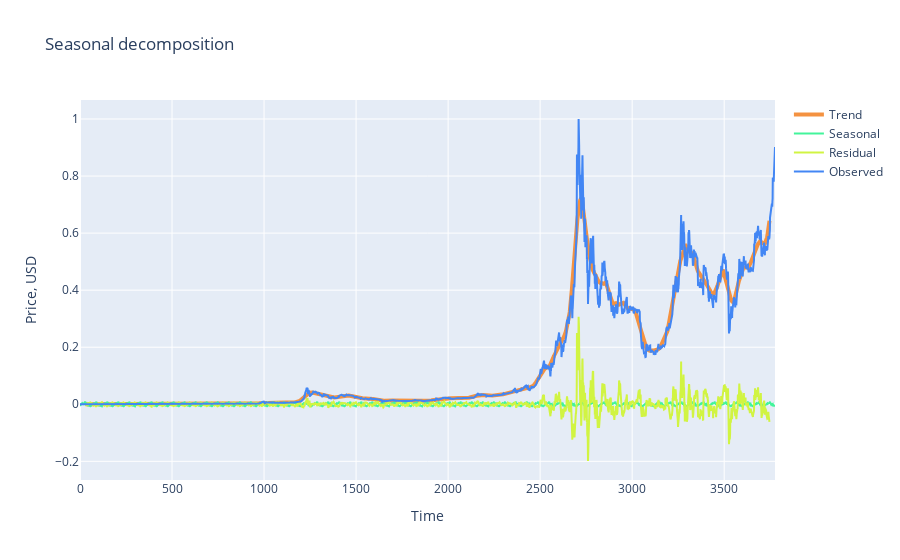

Here is the notebook cell this chart was saved with:
### Code cell
trace1 = go.Scatter(x = np.arange(0, len(s.trend), 1),y = s.trend,mode = 'lines',name = 'Trend',
    line = dict(color = ('rgb(244, 146, 65)'), width = 4))
trace2 = go.Scatter(x = np.arange(0, len(s.seasonal), 1),y = s.seasonal,mode = 'lines',name = 'Seasonal',
    line = dict(color = ('rgb(66, 244, 155)'), width = 2))

trace3 = go.Scatter(x = np.arange(0, len(s.resid), 1),y = s.resid,mode = 'lines',name = 'Residual',
    line = dict(color = ('rgb(209, 244, 66)'), width = 2))

trace4 = go.Scatter(x = np.arange(0, len(s.observed), 1),y = s.observed,mode = 'lines',name = 'Observed',
    line = dict(color = ('rgb(66, 134, 244)'), width = 2))

data = [trace1, trace2, trace3, trace4]
layout = dict(title = 'Seasonal decomposition', xaxis = dict(title = 'Time'), yaxis = dict(title = 'Price, USD'))
fig = dict(data=data, layout=layout)
py.iplot(fig, filename='seasonal_decomposition')

### Figure 1 — Plotly figure (JSON) as saved in the notebook; plotly's stock layout.template omitted (floating-point values rounded to 4 significant figures; data arrays with more than 128 entries replaced by an {"elided": "..."} marker saying what was removed)
{"data": [{"line": {"color": "rgb(244, 146, 65)", "width": 4}, "mode": "lines", "name": "Trend", "type": "scatter", "x": {"elided": "3777 int values"}, "y": {"elided": "3777 float values"}}, {"line": {"color": "rgb(66, 244, 155)", "width": 2}, "mode": "lines", "name": "Seasonal", "type": "scatter", "x": {"elided": "3777 int values"}, "y": {"elided": "3777 float values"}}, {"line": {"color": "rgb(209, 244, 66)", "width": 2}, "mode": "lines", "name": "Residual", "type": "scatter", "x": {"elided": "3777 int values"}, "y": {"elided": "3777 float values"}}, {"line": {"color": "rgb(66, 134, 244)", "width": 2}, "mode": "lines", "name": "Observed", "type": "scatter", "x": {"elided": "3777 int values"}, "y": {"elided": "3777 float values"}}], "layout": {"title": {"text": "Seasonal decomposition"}, "xaxis": {"autorange": true, "range": [0, 3776], "title": {"text": "Time"}, "type": "linear"}, "yaxis": {"autorange": true, "range": [-0.2654, 1.067], "title": {"text": "Price, USD"}, "type": "linear"}}}
